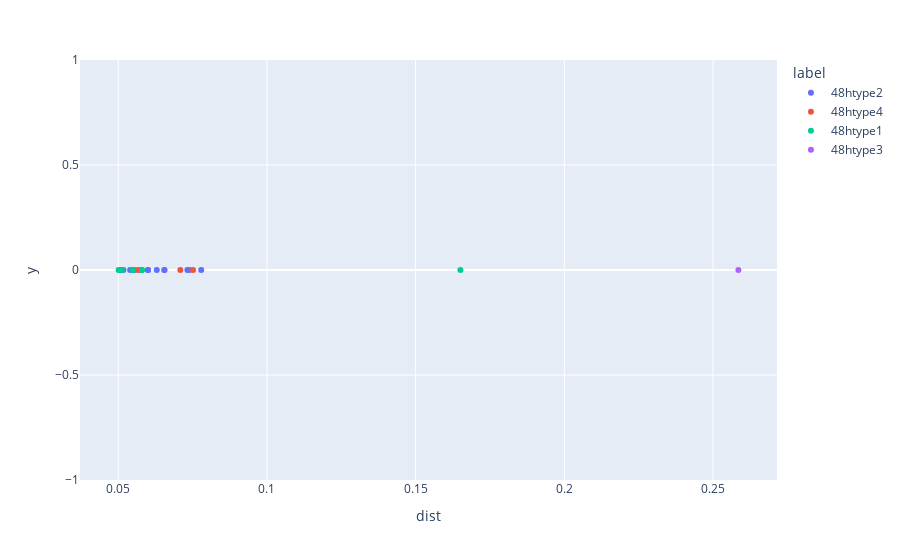

Here is the notebook cell this chart was saved with:
### Code cell
create_POSCAR_weirdos_centroids_appended(coor_weirdos_Li, centroids_4, direc_restructure_destination, lattice_constant, filename = "POSCAR_weirdos_centroids")

plot_distweirdos(file_loc_important_cols)

### Figure 1 — Plotly figure (JSON) as saved in the notebook; plotly's stock layout.template omitted (floating-point values rounded to 4 significant figures)
{"data": [{"customdata": [["48htype2", [0.2797, 0.4118, 0.9118], "8_3"], ["48htype2", [0.3897, 0.04434, 0.7176], "7_4"], ["48htype2", [0.07786, 0.2218, 0.9009], "6_6"], ["48htype2", [0.4083, 0.3051, 0.8995], "6_6"], ["48htype2", [0.7694, 0.9692, 0.8774], "3_7"], ["48htype2", [0.5982, 0.5594, 0.7672], "3_7"], ["48htype2", [0.417, 0.09897, 0.6997], "3_5"], ["48htype2", [0.417, 0.401, 0.8003], "3_5"], ["48htype2", [0.3157, 0.4502, 0.9093], "3_4"], ["48htype2", [0.6792, 0.5791, 0.9208], "2_4"], ["48htype2", [0.6864, 0.5943, 0.9056], "2_3"], ["48htype2", [0.2339, 0.9088, 0.0686], "1_3"], ["48htype2", [0.5391, 0.7859, 0.5982], "1_3"]], "hovertemplate": "label=%{customdata[0]}<br>dist=%{x}<br>y=%{y}<br>coor=%{customdata[1]}<br>file=%{customdata[2]}<extra></extra>", "legendgroup": "48htype2", "marker": {"color": "#636efa", "symbol": "circle"}, "mode": "markers", "name": "48htype2", "orientation": "v", "showlegend": true, "type": "scatter", "x": [0.05767, 0.06294, 0.06004, 0.07324, 0.07789, 0.05399, 0.06551, 0.06551, 0.05549, 0.05997, 0.07394, 0.05085, 0.05173], "xaxis": "x", "y": [0, 0, 0, 0, 0, 0, 0, 0, 0, 0, 0, 0, 0], "yaxis": "y"}, {"customdata": [["48htype4", [0.3054, 0.3729, 0.9429], "6_7"], ["48htype4", [0.03337, 0.2261, 0.8714], "6_1"], ["48htype4", [0.06611, 0.1992, 0.8744], "5_7"], ["48htype4", [0.23, 0.1246, 0.9492], "3_4"]], "hovertemplate": "label=%{customdata[0]}<br>dist=%{x}<br>y=%{y}<br>coor=%{customdata[1]}<br>file=%{customdata[2]}<extra></extra>", "legendgroup": "48htype4", "marker": {"color": "#EF553B", "symbol": "circle"}, "mode": "markers", "name": "48htype4", "orientation": "v", "showlegend": true, "type": "scatter", "x": [0.0508, 0.07087, 0.05668, 0.07515], "xaxis": "x", "y": [0, 0, 0, 0], "yaxis": "y"}, {"customdata": [["48htype1", [0.6272, 0.1187, 0.608], "6_6"], ["48htype1", [0.7331, 0.1647, 0.4702], "5_7"], ["48htype1", [0.8551, 0.5342, 0.7121], "5_1"], ["48htype1", [0.654, 0.2648, 0.02875], "4_5"], ["48htype1", [0.654, 0.02875, 0.2648], "4_5"], ["48htype1", [0.7719, 0.5232, 0.6508], "3_3"], ["48htype1", [0.4975, 0.6579, 0.8381], "1_3"]], "hovertemplate": "label=%{customdata[0]}<br>dist=%{x}<br>y=%{y}<br>coor=%{customdata[1]}<br>file=%{customdata[2]}<extra></extra>", "legendgroup": "48htype1", "marker": {"color": "#00cc96", "symbol": "circle"}, "mode": "markers", "name": "48htype1", "orientation": "v", "showlegend": true, "type": "scatter", "x": [0.1651, 0.05041, 0.05012, 0.05796, 0.05796, 0.0549, 0.05119], "xaxis": "x", "y": [0, 0, 0, 0, 0, 0, 0], "yaxis": "y"}, {"customdata": [["48htype3", [0.2441, 0.75, 0.75], "3_5"]], "hovertemplate": "label=%{customdata[0]}<br>dist=%{x}<br>y=%{y}<br>coor=%{customdata[1]}<br>file=%{customdata[2]}<extra></extra>", "legendgroup": "48htype3", "marker": {"color": "#ab63fa", "symbol": "circle"}, "mode": "markers", "name": "48htype3", "orientation": "v", "showlegend": true, "type": "scatter", "x": [0.2585], "xaxis": "x", "y": [0], "yaxis": "y"}], "layout": {"legend": {"title": {"text": "label"}, "tracegroupgap": 0}, "margin": {"t": 60}, "xaxis": {"anchor": "y", "domain": [0, 1], "title": {"text": "dist"}}, "yaxis": {"anchor": "x", "domain": [0, 1], "title": {"text": "y"}}}}
